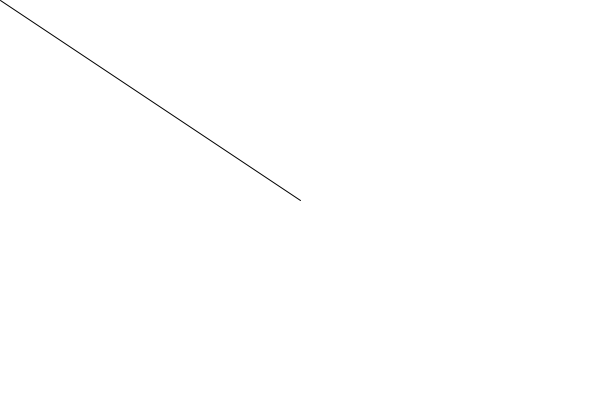
Frame 1 (no input)
Frame 60 (the mouse pressed at the canvas centre just before this capture): identical to frame 1, image omitted
Frame 120 (the mouse held since frame 60 and released just before this capture): blank canvas, image omitted

The Processing sketch that drew this single still picture (run headless with seeded random() and noise(); from frame 60 on, the mouse is pressed at the canvas centre):

// Processing sketch: vector_subtraction
// ── vector_subtraction.pde
PVector mouse;
PVector center;


void setup() {
  size(600, 400);
}

void draw() {
  background(255);
  mouse = new PVector(mouseX, mouseY);
  center = new PVector(width/2, height/2);
  
  mouse.sub(center);
  
  translate(width/2, height/2);
  line(0, 0, mouse.x, mouse.y);
}
